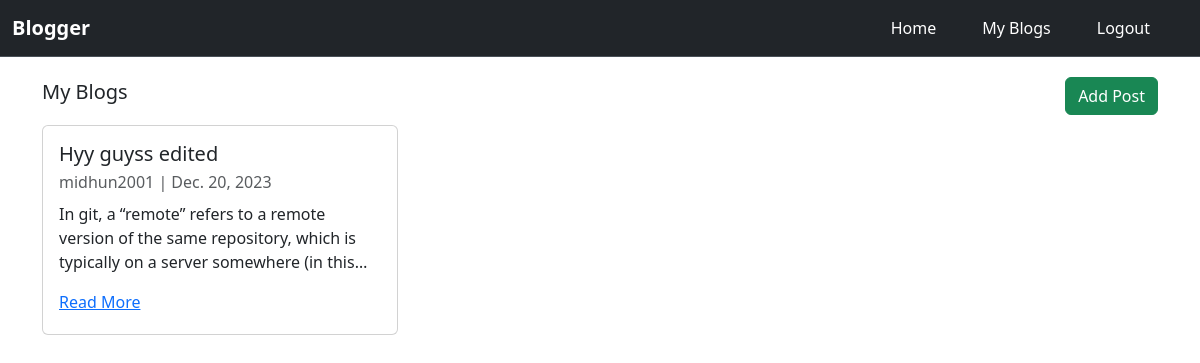
/my_blog/ (signed in), run on the app's committed database.
### blog/models.py (models this page shows, shortened)
class Post(models.Model):
    title = models.CharField(max_length=255)
    creator = models.ForeignKey(User, on_delete=models.CASCADE)
    content = models.TextField()
    created_at = models.DateTimeField(auto_now_add=True)

### blog/views.py (the view)
# urls.py: path('my_blog/', views.my_blog, name='my_blog'),
def my_blog(request):
    posts = Post.objects.filter(creator=request.user.id).order_by('-id')
    return render(request, 'blog/home.html', {'posts': posts, 'title': 'My Blogs'})

### templates/blog/home.html (shortened to what this page needs)
{% extends 'base.html' %}
{% block content %}
<div class="feed-title-section d-flex justify-content-between align-items-center">
    <div class="h5 fw-medium">{{ title }}</div>
    <div class="add-post-btn ml-auto">
        <a class="btn btn-success" href="{% url 'add_post' %}">Add Post</a>
    </div>
</div>
<div class="row">
    {% for post in posts %}
    <div class="col-lg-4">
        <div class="blog-card card">
            <div class="card-body">
            <h5 class="card-title">{{ post.title }}</h5>
            <p class="card-subtitle mb-2 text-body-secondary">{{ post.creator }} | {{post.created_at.date}}</p>
            <p class="blog-content card-text">{{ post.content }}</p>
            <a href="{% url 'view_post' post.pk %}" class="card-link">Read More</a>
            </div>
        </div>
    </div>
    {% endfor %}
</div>
{% endblock %}

### static/blog/css/styles.css (style rules this page uses)
.blog-card { min-height: 210px; margin: 10px 0; }
.blog-content { display: -webkit-box; -webkit-line-clamp: 3; -webkit-box-orient: vertical; overflow: hidden; text-overflow: ellipsis; }

### data on the page
Post: title "Hyy guyss edited", creator "midhun2001", created_at "Dec. 20, 2023", content "In git, a “remote” refers to a remote version of the same repository, which is typically on a server somewhere (in…"

### other printed values
{{ title }} "My Blogs"
